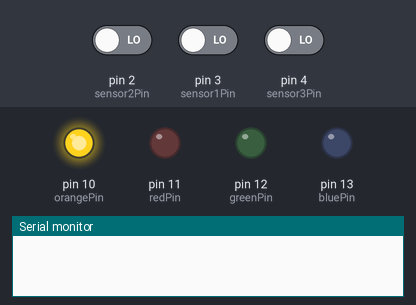
A sketch run on a simulated Arduino Uno, built with avr-gcc and run on an emulated ATmega328P. On the bench: output pins drawn as LEDs (lit = HIGH), the last lines printed to the serial monitor. Inputs (shaded band) come from the test bench; at power-on: pin 2 (sensor2Pin) LOW, pin 3 (sensor1Pin) LOW, pin 4 (sensor3Pin) LOW.

Above: at 1.2 s.
1.3 s: pin 2 (sensor2Pin) driven HIGH
At 2.6 s:
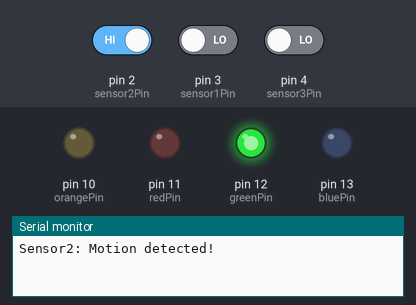
4.3 s: pin 3 (sensor1Pin) driven HIGH
At 5.5 s:
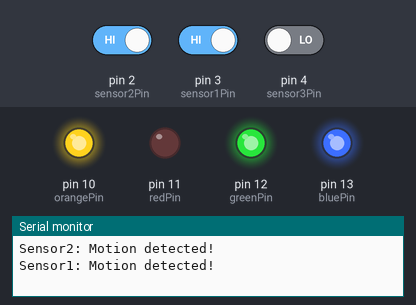
7.3 s: pin 4 (sensor3Pin) driven HIGH
At 8.3 s:
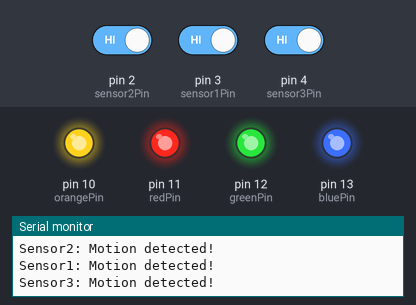
10.3 s: pin 2 (sensor2Pin) driven LOW
At 11.3 s:
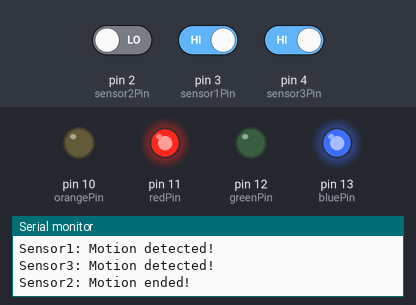
13.3 s: pin 3 (sensor1Pin) driven LOW
At 15.3 s:
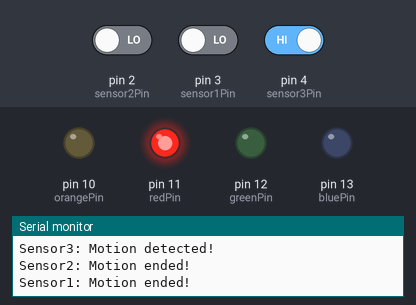
16.3 s: pin 4 (sensor3Pin) driven LOW
At 18.3 s:
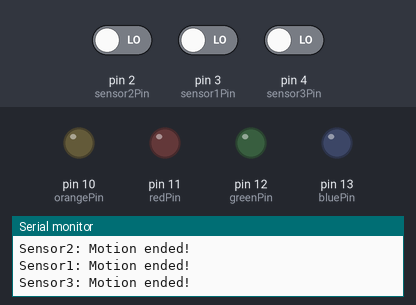
Timing chart, 0 to 20.3 s (numbered marks = the images above; inputs shaded):
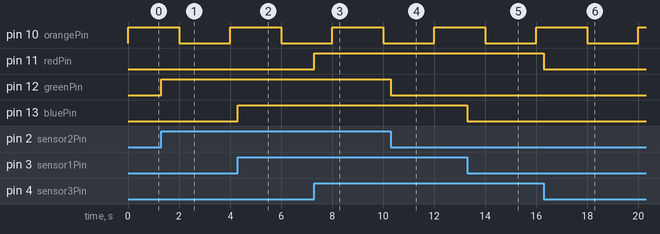

Measured:
- after the input at 1.3 s, pin 12 (greenPin): LOW → HIGH at once
- after the input at 4.3 s, pin 13 (bluePin): LOW → HIGH at once
- after the input at 7.3 s, pin 11 (redPin): LOW → HIGH at once
- after the input at 10.3 s, pin 12 (greenPin): HIGH → LOW at once
- after the input at 13.3 s, pin 13 (bluePin): HIGH → LOW at once
- after the input at 16.3 s, pin 11 (redPin): HIGH → LOW at once

The sketch:

M1_T4D.ino
```cpp
/*
Name: Saatvik
*/
int bluePin = 13;    // choose the pin for the Blue LED
int greenPin = 12;   // choose the pin for the Green LED
int redPin = 11;	 // choose the pin for the Red LED
int orangePin = 10;  // choose the pin for the Orange LED
int sensor1Pin = 3;  // choose the input pin (for PIR sensor 1)
int sensor2Pin = 2;  // choose the input pin (for PIR sensor 2)
int sensor3Pin = 4;	 // choose the input pin (for PIR sensor 3)
// we start, assuming no motion detected for both sensors
int pirState1 = LOW;
int pirState2 = LOW;
int pirState3 = LOW;

void setup() {
// blue led will glow for sensor 1
pinMode(bluePin, OUTPUT); // declare LED as output

// green led will glow for sensor 2
pinMode(greenPin, OUTPUT);

// red led will glow for sensor 3
pinMode(redPin, OUTPUT);

pinMode(orangePin, OUTPUT);

pinMode(sensor1Pin, INPUT); // declare sensor 1 as input
pinMode(sensor2Pin, INPUT); // declare sensor 2 as input
pinMode(sensor3Pin, INPUT); // declare sensor 2 as input

// attach interrupt to input pin
attachInterrupt(digitalPinToInterrupt(sensor1Pin), motionDetected1, CHANGE);
attachInterrupt(digitalPinToInterrupt(sensor2Pin), motionDetected2, CHANGE);

pciSetup(sensor3Pin);
startTimer(0.5);
Serial.begin(9600);
}

void loop(){
// do nothing in loop function since we are using interrupt
}

void startTimer(double timerFrequency){
  noInterrupts();

  // calculate the value for OCR1A based on the timer frequency
  double prescalar= 1024.0;
  double cyclesPerSecond = 16000000.00 / prescalar;
  double cyclesPerInterrupt = cyclesPerSecond / timerFrequency;
  uint16_t ocrValue = (uint16_t) (cyclesPerInterrupt-1);

  // set the registers for timer 1
  TCCR1A = 0;
  TCCR1B = 0;
  TCNT1 = 0;
  OCR1A= ocrValue;
  TCCR1B |= (1 << WGM12);
  TCCR1B |= (1 << CS12) | (1 << CS10);
  TIMSK1 |= (1 << OCIE1A);

  interrupts();
}

ISR(TIMER1_COMPA_vect){
   digitalWrite(orangePin, digitalRead(orangePin) ^ 1);
}
void pciSetup(byte pin)
{
    *digitalPinToPCMSK(pin) |= bit (digitalPinToPCMSKbit(pin));  // enable pin
    PCIFR  |= bit (digitalPinToPCICRbit(pin)); // clear any outstanding interrupt
    PCICR  |= bit (digitalPinToPCICRbit(pin)); // enable interrupt for the group
}

ISR (PCINT2_vect) // handle pin change interrupt for D0 to D7 here
 {
     motionDetected3();
 }


// For Sensor 1
void motionDetected1() {
int val = digitalRead(sensor1Pin); // read input value

if (val == HIGH) { // check if the input is HIGH
digitalWrite(bluePin, HIGH); // turn LED ON
if (pirState1 == LOW) {
// we have just turned on
Serial.println("Sensor1: Motion detected!");
// We only want to print on the output change, not state
pirState1 = HIGH;
}
} else {
digitalWrite(bluePin, LOW); // turn LED OFF
if (pirState1 == HIGH){
// we have just turned off
Serial.println("Sensor1: Motion ended!");
// We only want to print on the output change, not state
pirState1 = LOW;
}
}
}

// For Sensor 2
void motionDetected2() {
int val = digitalRead(sensor2Pin); // read input value

if (val == HIGH) { // check if the input is HIGH
digitalWrite(greenPin, HIGH); // turn LED ON
if (pirState2 == LOW) {
// we have just turned on
Serial.println("Sensor2: Motion detected!");
// We only want to print on the output change, not state
pirState2 = HIGH;
}
} else {
digitalWrite(greenPin, LOW); // turn LED OFF
if (pirState2 == HIGH){
// we have just turned off
Serial.println("Sensor2: Motion ended!");
// We only want to print on the output change, not state
pirState2 = LOW;
}
}
}

// For Sensor 3
void motionDetected3() {
int val = digitalRead(sensor3Pin); // read input value

if (val == HIGH) { // check if the input is HIGH
digitalWrite(redPin, HIGH); // turn LED ON
if (pirState3 == LOW) {
// we have just turned on
Serial.println("Sensor3: Motion detected!");
// We only want to print on the output change, not state
pirState3 = HIGH;
}
} else {
digitalWrite(redPin, LOW); // turn LED OFF
if (pirState3 == HIGH){
// we have just turned off
Serial.println("Sensor3: Motion ended!");
// We only want to print on the output change, not state
pirState3 = LOW;
}
}
}
```
